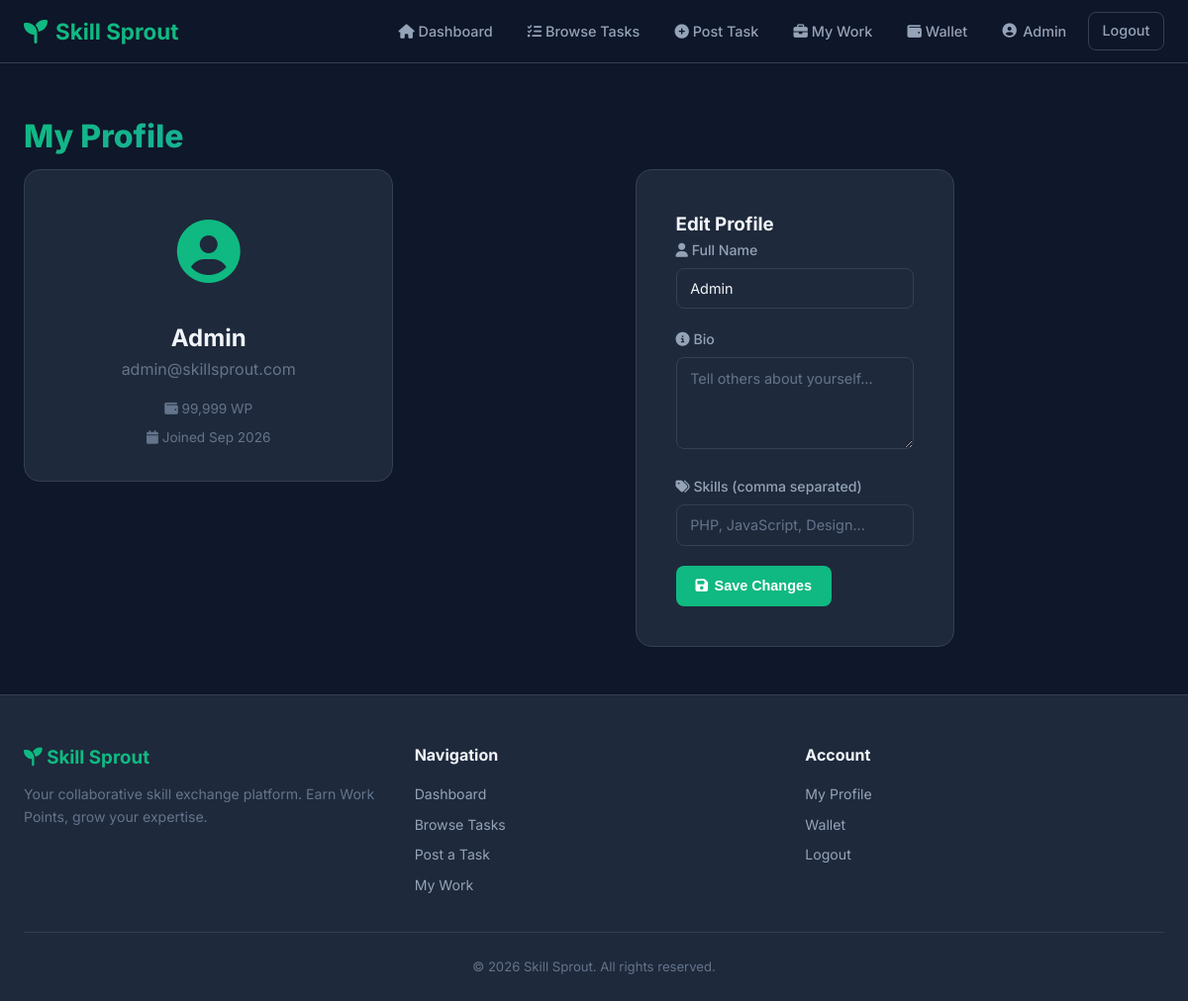
Screenshot of /user/profile.php (signed in) with the database file from the repository.
### tables this page shows
CREATE TABLE IF NOT EXISTS `users` (
  `user_id`      INT AUTO_INCREMENT PRIMARY KEY,
  `name`         VARCHAR(100) NOT NULL,
  `email`        VARCHAR(150) NOT NULL UNIQUE,
  `password`     VARCHAR(255) NOT NULL,                
  `bio`          TEXT DEFAULT NULL,                      
  `skills`       VARCHAR(500) DEFAULT NULL,              
  `wp_balance`   INT NOT NULL DEFAULT 100,               
  `role`         ENUM('user','moderator','admin') NOT NULL DEFAULT 'user',
  `status`       ENUM('active','warned','suspended','banned') NOT NULL DEFAULT 'active',
  `created_at`   TIMESTAMP DEFAULT CURRENT_TIMESTAMP,
  `updated_at`   TIMESTAMP DEFAULT CURRENT_TIMESTAMP ON UPDATE CURRENT_TIMESTAMP
);

### user/profile.php (the view, shortened to what this page needs)
<?php
include '../includes/header2.php';
$user_sql  = "SELECT * FROM users WHERE user_id = ?";
$user_stmt = mysqli_prepare($conn, $user_sql);
mysqli_stmt_bind_param($user_stmt, "i", $session_user_id);
mysqli_stmt_execute($user_stmt);
$user = mysqli_fetch_assoc(mysqli_stmt_get_result($user_stmt));
?>
<section class="section">
    <div class="container">
        <h1 class="page-title">My Profile</h1>
        <div class="profile-container">
            <div class="profile-info-card">
                <div class="profile-avatar">
                    <i class="fas fa-user-circle"></i>
                </div>
                <h2><?php echo htmlspecialchars($user["name"]); ?></h2>
                <p class="text-muted"><?php echo htmlspecialchars($user["email"]); ?></p>
                <div class="profile-meta">
                    <span><i class="fas fa-wallet"></i> <?php echo number_format($user["wp_balance"]); ?> WP</span>
                    <span><i class="fas fa-calendar"></i> Joined <?php echo date("M Y", strtotime($user["created_at"])); ?></span>
                </div>
            </div>
            <div class="form-container">
                <h3>Edit Profile</h3>
                <form action="" method="POST">
                    <div class="form-group">
                        <label for="name"><i class="fas fa-user"></i> Full Name</label>
                        <input type="text" id="name" name="name" value="<?php echo htmlspecialchars($user["name"]); ?>" required minlength="3">
                    </div>
                    <div class="form-group">
                        <label for="bio"><i class="fas fa-info-circle"></i> Bio</label>
                        <textarea id="bio" name="bio" rows="4" placeholder="Tell others about yourself..."><?php echo htmlspecialchars($user["bio"] ?? ""); ?></textarea>
                    </div>
                    <div class="form-group">
                        <label for="skills"><i class="fas fa-tags"></i> Skills (comma separated)</label>
                        <input type="text" id="skills" name="skills" value="<?php echo htmlspecialchars($user["skills"] ?? ""); ?>" placeholder="PHP, JavaScript, Design...">
                    </div>
                    <button type="submit" class="btn btn-primary">
                        <i class="fas fa-save"></i> Save Changes
                    </button>
                </form>
            </div>
        </div>
    </div>
</section>
<?php include '../includes/footer2.php'; ?>

### assets/css/style.css (style rules this page uses)
:root { --primary: #10b981; --primary-dark: #059669; --primary-light: #d1fae5; --accent-blue: #3b82f6; --accent-purple: #8b5cf6; --accent-orange: #f59e0b; --accent-red: #ef4444; --bg-body: #0f172a; --bg-card: #1e293b; --bg-card-hover: #334155; --bg-input: #1e293b; --border: #334155; --text-primary: #f1f5f9; --text-secondary: #94a3b8; --text-muted: #64748b; --font-family: 'Inter', -apple-system, BlinkMacSystemFont, sans-serif; --radius: 12px; --radius-sm: 8px; --radius-lg: 16px; --shadow: 0 4px 6px -1px rgba(0, 0, 0, 0.3); --shadow-lg: 0 10px 25px -3px rgba(0, 0, 0, 0.4); --shadow-glow: 0 0 20px rgba(16, 185, 129, 0.15); }
*, *::before, *::after { margin: 0; padding: 0; box-sizing: border-box; }
html { scroll-behavior: smooth; }
body { font-family: var(--font-family); background: var(--bg-body); color: var(--text-primary); line-height: 1.6; min-height: 100vh; display: flex; flex-direction: column; }
.container { max-width: 1200px; margin: 0 auto; padding: 0 1.5rem; }
.section { padding: 3rem 0; }
.text-muted { color: var(--text-muted); }
.page-title { font-size: 2rem; font-weight: 800; margin-bottom: 0.5rem; background: linear-gradient(135deg, var(--primary), var(--accent-blue)); -webkit-background-clip: text; -webkit-text-fill-color: transparent; background-clip: text; }
.btn { display: inline-flex; align-items: center; gap: 0.4rem; padding: 0.65rem 1.25rem; border-radius: var(--radius-sm); font-size: 0.9rem; font-weight: 600; border: none; cursor: pointer; transition: all 0.25s ease; text-decoration: none; line-height: 1.4; }
.btn-primary, .btn-success { background: var(--primary); color: #fff; }
.task-detail, .submission-review, .profile-info-card, .form-container { background: var(--bg-card); border: 1px solid var(--border); border-radius: var(--radius-lg); }
.form-container { padding: 2.5rem; max-width: 500px; margin: 0 auto; }
.form-group { margin-bottom: 1.25rem; }
.form-group label { display: block; margin-bottom: 0.4rem; font-weight: 500; font-size: 0.88rem; color: var(--text-secondary); }
.form-group input, .form-group textarea, .form-group select, .search-input-group input, .search-input-group select { border: 1.5px solid var(--border); border-radius: var(--radius-sm); color: var(--text-primary); font-family: var(--font-family); font-size: 0.9rem; transition: border-color 0.2s ease, box-shadow 0.2s ease; }
.form-group input, .form-group textarea, .form-group select { width: 100%; padding: 0.7rem 0.85rem; background: var(--bg-input); }
.form-group input::placeholder, .form-group textarea::placeholder { color: var(--text-muted); }
.profile-container { display: grid; grid-template-columns: 1fr 2fr; gap: 2rem; align-items: start; }
.profile-info-card { padding: 2rem; text-align: center; }
.profile-avatar { font-size: 4rem; color: var(--primary); margin-bottom: 1rem; }
.profile-meta { display: flex; flex-direction: column; gap: 0.5rem; margin-top: 1rem; color: var(--text-muted); font-size: 0.85rem; }

### rows the page displays
users: name "Admin", email "admin@skillsprout.com", wp_balance "99,999", created_at "Sep 2026"

### other values shown
$session_user_name "Admin"
